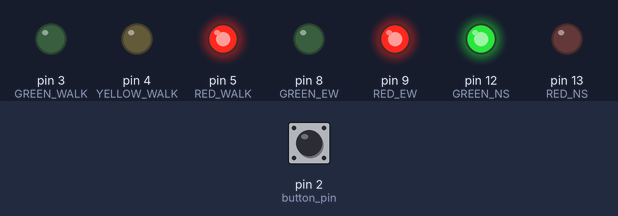
Bench run of a sketch on a simulated Arduino Uno, built with avr-gcc and run on an emulated ATmega328P. On the bench: output pins drawn as LEDs (lit = HIGH). The test bench sets the inputs (shaded band); at power-on: pin 2 (button_pin) HIGH.

Above: at 1.2 s.
1.3 s: pin 2 (button_pin) pulled LOW for 0.15 s
At 2.7 s:
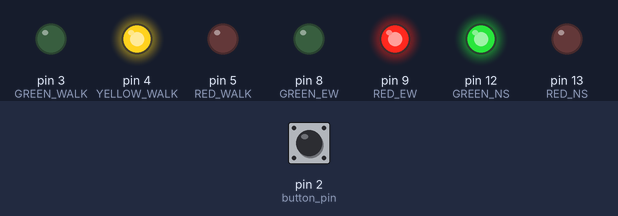
At 10.5 s:
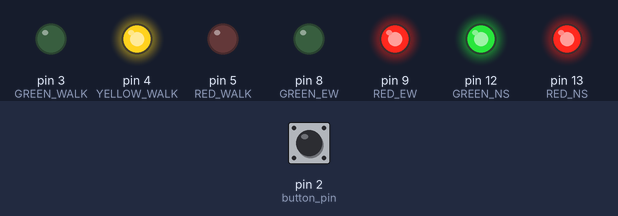
Timing chart, 0 to 14.5 s (numbered marks = the images above; inputs shaded):
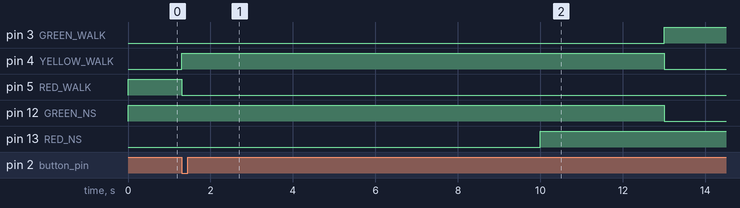

Measured:
- after the input at 1.3 s, pin 3 (GREEN_WALK): LOW → HIGH after 11.7 s; pin 4 (YELLOW_WALK): LOW → HIGH at once, → LOW 11.7 s later; pin 5 (RED_WALK): HIGH → LOW at once; pin 8 (GREEN_EW): stays LOW (without the input it goes to HIGH after 11.7 s); pin 9 (RED_EW): stays HIGH (without the input it goes to LOW after 11.7 s)

The sketch:

trafic_lights.ino
```cpp
enum LIGHTS_STATES {
  NS_GREEN_EW_RED,
  NS_YELLOW_EW_RED,
  NS_RED_EW_GREEN,
  NS_RED_EW_YELLOW,
  WALK
};

enum STATE_BEFORE_WALK {
  NS,
  EW
};

// NORTH SOUTH direction pins
#define RED_NS 13
#define GREEN_NS 12

// EAST WEST direction pins
#define RED_EW 9
#define GREEN_EW 8

// Pedestrian light pins
#define RED_WALK 5
#define YELLOW_WALK 4
#define GREEN_WALK 3

// Button pin and initialization
int button_pin = 2;
bool buttonPressed = false;
int previousButtonState = HIGH;
STATE_BEFORE_WALK stateBeforeWalk;

// Set initial state and starting time
unsigned long stateStartTime;
LIGHTS_STATES currentState = NS_GREEN_EW_RED;

void setup() {
  // initialize output pins
  pinMode(RED_NS, OUTPUT);
  pinMode(GREEN_NS, OUTPUT);

  pinMode(RED_EW, OUTPUT);
  pinMode(GREEN_EW, OUTPUT);

  pinMode(RED_WALK, OUTPUT);
  pinMode(YELLOW_WALK, OUTPUT);
  pinMode(GREEN_WALK, OUTPUT);

  // Initialize lights (green for NS, red for EW, red for WALK)
  digitalWrite(GREEN_NS, HIGH);
  digitalWrite(RED_NS, LOW);

  digitalWrite(GREEN_EW, LOW);
  digitalWrite(RED_EW, HIGH);

  digitalWrite(RED_WALK, HIGH);
  digitalWrite(YELLOW_WALK, LOW);
  digitalWrite(GREEN_WALK, LOW);

  // record initial time
  stateStartTime = millis();

  // initialize button
  pinMode(button_pin, INPUT_PULLUP);
}

void loop() {
  unsigned long currentTime = millis();
  unsigned long elapsed = currentTime - stateStartTime;
  int currentButtonState = digitalRead(button_pin);                 // Read button state

  if(previousButtonState == HIGH && currentButtonState == LOW) {   // Button has been pressed, pedestrian light is yellow
    buttonPressed = true;

    // Set stateBeforeWalk based on current state
    if (currentState == NS_YELLOW_EW_RED || currentState == NS_GREEN_EW_RED) {
      stateBeforeWalk = NS;
    } else if (currentState == NS_RED_EW_YELLOW || currentState == NS_RED_EW_GREEN) {
      stateBeforeWalk = EW;
    }

    digitalWrite(RED_WALK, LOW);
    digitalWrite(YELLOW_WALK, HIGH);
    digitalWrite(GREEN_WALK, LOW);
  }

  switch (currentState) {
    case NS_GREEN_EW_RED:
      if (elapsed >= 10000) {                 // NS has been green for 10s, we change NS to to yellow (EW stays red)
        digitalWrite(RED_NS, HIGH);
        digitalWrite(GREEN_NS, HIGH);
        currentState = NS_YELLOW_EW_RED;
        stateStartTime = currentTime;
      }
      break;

    case NS_YELLOW_EW_RED:
      if (elapsed >= 3000) {                  // NS has been yellow for 3s, we change NS to to red and EW to green
        if(buttonPressed){                    // If the pedestrian button was pressed, all lights go red except pedestrian light (green)
          digitalWrite(RED_NS, HIGH);
          digitalWrite(GREEN_NS, LOW);

          digitalWrite(RED_EW, HIGH);
          digitalWrite(GREEN_EW, LOW);


          digitalWrite(RED_WALK, LOW);
          digitalWrite(YELLOW_WALK, LOW);
          digitalWrite(GREEN_WALK, HIGH);
          currentState = WALK;
          delay(10000);
        }
        else {
          digitalWrite(RED_NS, HIGH);
          digitalWrite(GREEN_NS, LOW);

          digitalWrite(RED_EW, LOW);
          digitalWrite(GREEN_EW, HIGH);

          currentState = NS_RED_EW_GREEN;
          stateStartTime = currentTime;
        }
      }
      break;

    case NS_RED_EW_GREEN:
      if (elapsed >= 10000) {                 // EW has been green for 10s, we change EW to to yellow (NS stays red)
        digitalWrite(RED_EW, HIGH);
        digitalWrite(GREEN_EW, HIGH);
        currentState = NS_RED_EW_YELLOW;
        stateStartTime = currentTime;
      }
      break;

    case NS_RED_EW_YELLOW:
      if (elapsed >= 3000) {                  // EW has been yellow for 3s, we change EW to to red and NS to green
        if(buttonPressed){                    // If the pedestrian button was pressed, all lights go red except pedestrian light (green)
          digitalWrite(RED_NS, HIGH);
          digitalWrite(GREEN_NS, LOW);

          digitalWrite(RED_EW, HIGH);
          digitalWrite(GREEN_EW, LOW);


          digitalWrite(RED_WALK, LOW);
          digitalWrite(YELLOW_WALK, LOW);
          digitalWrite(GREEN_WALK, HIGH);
          currentState = WALK;
          delay(10000);
        }
        else {
          digitalWrite(RED_EW, HIGH);
          digitalWrite(GREEN_EW, LOW);

          digitalWrite(RED_NS, LOW);
          digitalWrite(GREEN_NS, HIGH);

          currentState = NS_GREEN_EW_RED;
          stateStartTime = currentTime;
        }
      }
      break;

    case WALK:
      if(stateBeforeWalk == EW){
        digitalWrite(RED_NS, LOW);
        digitalWrite(GREEN_NS, HIGH);
        currentState = NS_GREEN_EW_RED;
      }
      else if (stateBeforeWalk == NS){
        digitalWrite(RED_EW, LOW);
        digitalWrite(GREEN_EW, HIGH);
        currentState = NS_RED_EW_GREEN;
      }

      digitalWrite(RED_WALK, HIGH);
      digitalWrite(YELLOW_WALK, LOW);
      digitalWrite(GREEN_WALK, LOW);

      stateStartTime = currentTime;
      previousButtonState = HIGH;
      buttonPressed = false;
      break;
  }
}
```
